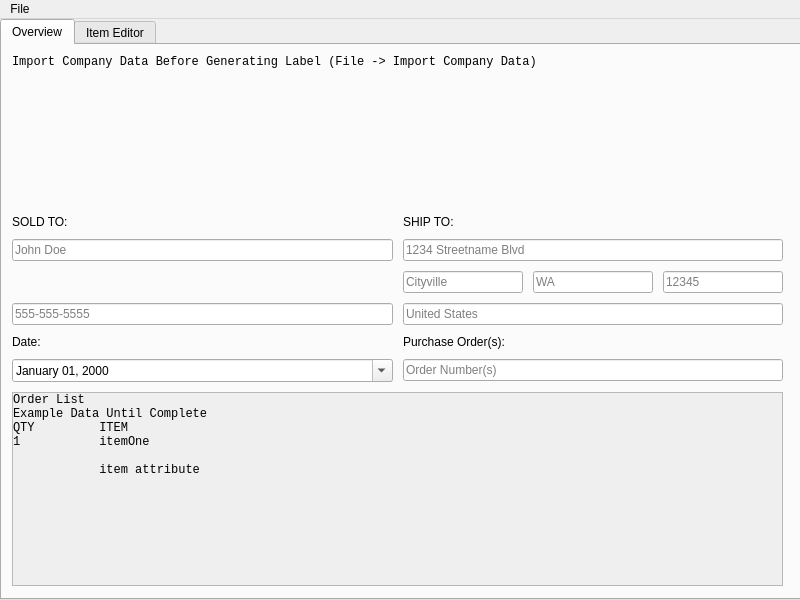
<?xml version="1.0" encoding="UTF-8"?>
<ui version="4.0">
 <class>MainWindow</class>
 <widget class="QMainWindow" name="MainWindow">
  <property name="geometry">
   <rect>
    <x>0</x>
    <y>0</y>
    <width>800</width>
    <height>600</height>
   </rect>
  </property>
  <property name="sizePolicy">
   <sizepolicy hsizetype="Fixed" vsizetype="Fixed">
    <horstretch>0</horstretch>
    <verstretch>0</verstretch>
   </sizepolicy>
  </property>
  <property name="minimumSize">
   <size>
    <width>800</width>
    <height>600</height>
   </size>
  </property>
  <property name="maximumSize">
   <size>
    <width>800</width>
    <height>600</height>
   </size>
  </property>
  <property name="windowTitle">
   <string>Packing Slip Generator</string>
  </property>
  <widget class="QWidget" name="centralwidget">
   <widget class="QTabWidget" name="tabWidget">
    <property name="geometry">
     <rect>
      <x>0</x>
      <y>0</y>
      <width>801</width>
      <height>581</height>
     </rect>
    </property>
    <property name="currentIndex">
     <number>0</number>
    </property>
    <widget class="QWidget" name="tabMain">
     <attribute name="title">
      <string>Overview</string>
     </attribute>
     <widget class="QWidget" name="verticalLayoutWidget">
      <property name="geometry">
       <rect>
        <x>10</x>
        <y>10</y>
        <width>771</width>
        <height>531</height>
       </rect>
      </property>
      <layout class="QVBoxLayout" name="verticalLayout">
       <property name="spacing">
        <number>10</number>
       </property>
       <item>
        <widget class="QLabel" name="label_companyData">
         <property name="minimumSize">
          <size>
           <width>0</width>
           <height>150</height>
          </size>
         </property>
         <property name="font">
          <font>
           <family>Consolas</family>
          </font>
         </property>
         <property name="text">
          <string>Import Company Data Before Generating Label (File -&gt; Import Company Data)</string>
         </property>
         <property name="alignment">
          <set>Qt::AlignmentFlag::AlignLeading|Qt::AlignmentFlag::AlignLeft|Qt::AlignmentFlag::AlignTop</set>
         </property>
        </widget>
       </item>
       <item>
        <layout class="QGridLayout" name="gridLayout_customer">
         <property name="sizeConstraint">
          <enum>QLayout::SizeConstraint::SetDefaultConstraint</enum>
         </property>
         <item row="0" column="1">
          <widget class="QLabel" name="label_2">
           <property name="text">
            <string>SHIP TO:</string>
           </property>
          </widget>
         </item>
         <item row="0" column="0">
          <widget class="QLabel" name="label">
           <property name="sizePolicy">
            <sizepolicy hsizetype="Preferred" vsizetype="Fixed">
             <horstretch>0</horstretch>
             <verstretch>0</verstretch>
            </sizepolicy>
           </property>
           <property name="maximumSize">
            <size>
             <width>16777215</width>
             <height>35</height>
            </size>
           </property>
           <property name="text">
            <string>SOLD TO:</string>
           </property>
          </widget>
         </item>
         <item row="5" column="1">
          <widget class="QLineEdit" name="lineEdit_orderID">
           <property name="placeholderText">
            <string>Order Number(s)</string>
           </property>
          </widget>
         </item>
         <item row="2" column="1">
          <layout class="QHBoxLayout" name="horizontalLayout_cityStateZip">
           <item>
            <widget class="QLineEdit" name="lineEdit_cCity">
             <property name="placeholderText">
              <string>Cityville</string>
             </property>
            </widget>
           </item>
           <item>
            <widget class="QLineEdit" name="lineEdit_cState">
             <property name="placeholderText">
              <string>WA</string>
             </property>
            </widget>
           </item>
           <item>
            <widget class="QLineEdit" name="lineEdit_cZip">
             <property name="placeholderText">
              <string>12345</string>
             </property>
            </widget>
           </item>
          </layout>
         </item>
         <item row="4" column="1">
          <widget class="QLabel" name="label_3">
           <property name="text">
            <string>Purchase Order(s):</string>
           </property>
          </widget>
         </item>
         <item row="3" column="0">
          <widget class="QLineEdit" name="lineEdit_cNumber">
           <property name="placeholderText">
            <string>555-555-5555</string>
           </property>
          </widget>
         </item>
         <item row="1" column="0">
          <widget class="QLineEdit" name="lineEdit_cName">
           <property name="placeholderText">
            <string>John Doe</string>
           </property>
          </widget>
         </item>
         <item row="3" column="1">
          <widget class="QLineEdit" name="lineEdit_cCountry">
           <property name="placeholderText">
            <string>United States</string>
           </property>
          </widget>
         </item>
         <item row="4" column="0">
          <widget class="QLabel" name="label_4">
           <property name="text">
            <string>Date:</string>
           </property>
          </widget>
         </item>
         <item row="1" column="1">
          <widget class="QLineEdit" name="lineEdit_cStreet">
           <property name="placeholderText">
            <string>1234 Streetname Blvd</string>
           </property>
          </widget>
         </item>
         <item row="5" column="0">
          <widget class="QDateEdit" name="dateEdit">
           <property name="displayFormat">
            <string>MMMM dd, yyyy</string>
           </property>
           <property name="calendarPopup">
            <bool>true</bool>
           </property>
           <property name="timeSpec">
            <enum>Qt::TimeSpec::LocalTime</enum>
           </property>
          </widget>
         </item>
        </layout>
       </item>
       <item>
        <widget class="QScrollArea" name="scrollArea">
         <property name="sizePolicy">
          <sizepolicy hsizetype="Ignored" vsizetype="Expanding">
           <horstretch>0</horstretch>
           <verstretch>0</verstretch>
          </sizepolicy>
         </property>
         <property name="widgetResizable">
          <bool>true</bool>
         </property>
         <widget class="QWidget" name="scrollAreaWidgetContents_2">
          <property name="geometry">
           <rect>
            <x>0</x>
            <y>0</y>
            <width>767</width>
            <height>194</height>
           </rect>
          </property>
          <widget class="QLabel" name="label_orderData">
           <property name="geometry">
            <rect>
             <x>0</x>
             <y>0</y>
             <width>799</width>
             <height>181</height>
            </rect>
           </property>
           <property name="font">
            <font>
             <family>Consolas</family>
            </font>
           </property>
           <property name="cursor">
            <cursorShape>IBeamCursor</cursorShape>
           </property>
           <property name="text">
            <string>Order List
Example Data Until Complete
QTY         ITEM
1           itemOne

            item attribute</string>
           </property>
           <property name="scaledContents">
            <bool>false</bool>
           </property>
           <property name="alignment">
            <set>Qt::AlignmentFlag::AlignLeading|Qt::AlignmentFlag::AlignLeft|Qt::AlignmentFlag::AlignTop</set>
           </property>
           <property name="textInteractionFlags">
            <set>Qt::TextInteractionFlag::LinksAccessibleByMouse|Qt::TextInteractionFlag::TextSelectableByKeyboard|Qt::TextInteractionFlag::TextSelectableByMouse</set>
           </property>
          </widget>
         </widget>
        </widget>
       </item>
      </layout>
     </widget>
    </widget>
    <widget class="QWidget" name="tabItemEditor">
     <attribute name="title">
      <string>Item Editor</string>
     </attribute>
    </widget>
   </widget>
  </widget>
  <widget class="QMenuBar" name="menubar">
   <property name="geometry">
    <rect>
     <x>0</x>
     <y>0</y>
     <width>800</width>
     <height>21</height>
    </rect>
   </property>
   <widget class="QMenu" name="menuFile">
    <property name="title">
     <string>File</string>
    </property>
    <addaction name="actionImport_Company_Data"/>
    <addaction name="actionExport_Company_Data"/>
    <addaction name="actionPrint_Packing_Slip"/>
   </widget>
   <addaction name="menuFile"/>
  </widget>
  <action name="actionImport_Company_Data">
   <property name="text">
    <string>Import Company Data</string>
   </property>
  </action>
  <action name="actionExport_Company_Data">
   <property name="text">
    <string>Generate Company Data</string>
   </property>
  </action>
  <action name="actionPrint_Packing_Slip">
   <property name="text">
    <string>Print Packing Slip</string>
   </property>
  </action>
 </widget>
 <tabstops>
  <tabstop>lineEdit_cName</tabstop>
  <tabstop>lineEdit_cNumber</tabstop>
  <tabstop>lineEdit_cStreet</tabstop>
  <tabstop>lineEdit_cCity</tabstop>
  <tabstop>lineEdit_cState</tabstop>
  <tabstop>lineEdit_cZip</tabstop>
  <tabstop>lineEdit_cCountry</tabstop>
  <tabstop>dateEdit</tabstop>
  <tabstop>lineEdit_orderID</tabstop>
 </tabstops>
 <resources/>
 <connections/>
</ui>
